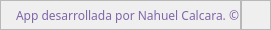
        <widget class="QFrame" name="credits_bar">
         <property name="maximumSize">
          <size>
           <width>16777215</width>
           <height>30</height>
          </size>
         </property>
         <property name="styleSheet">
          <string notr="true">background-color: none;</string>
         </property>
         <property name="frameShape">
          <enum>QFrame::NoFrame</enum>
         </property>
         <property name="frameShadow">
          <enum>QFrame::Raised</enum>
         </property>
         <layout class="QHBoxLayout" name="horizontalLayout_2">
          <property name="spacing">
           <number>0</number>
          </property>
          <property name="leftMargin">
           <number>0</number>
          </property>
          <property name="topMargin">
           <number>0</number>
          </property>
          <property name="rightMargin">
           <number>0</number>
          </property>
          <property name="bottomMargin">
           <number>0</number>
          </property>
          <item>
           <widget class="QFrame" name="frame_label_credits">
            <property name="frameShape">
             <enum>QFrame::StyledPanel</enum>
            </property>
            <property name="frameShadow">
             <enum>QFrame::Raised</enum>
            </property>
            <layout class="QVBoxLayout" name="verticalLayout_3">
             <property name="spacing">
              <number>0</number>
             </property>
             <property name="leftMargin">
              <number>15</number>
             </property>
             <property name="topMargin">
              <number>0</number>
             </property>
             <property name="rightMargin">
              <number>0</number>
             </property>
             <property name="bottomMargin">
              <number>0</number>
             </property>
             <item>
              <widget class="QLabel" name="label_credits">
               <property name="font">
                <font>
                 <family>Levenim MT</family>
                </font>
               </property>
               <property name="styleSheet">
                <string notr="true">color: rgb(128, 102, 168);</string>
               </property>
               <property name="text">
                <string>App desarrollada por Nahuel Calcara. ©</string>
               </property>
              </widget>
             </item>
            </layout>
           </widget>
          </item>
          <item>
           <widget class="QFrame" name="frame_grip">
            <property name="minimumSize">
             <size>
              <width>30</width>
              <height>30</height>
             </size>
            </property>
            <property name="maximumSize">
             <size>
              <width>30</width>
              <height>30</height>
             </size>
            </property>
            <property name="styleSheet">
             <string notr="true">padding: 5px;</string>
            </property>
            <property name="frameShape">
             <enum>QFrame::StyledPanel</enum>
            </property>
            <property name="frameShadow">
             <enum>QFrame::Raised</enum>
            </property>
           </widget>
          </item>
         </layout>
        </widget>
